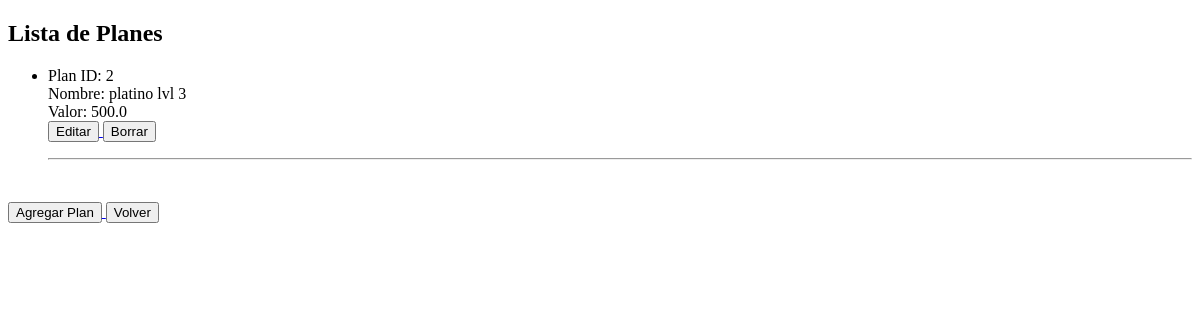
/listaPlanes, run on an earlier commit of the app's database.
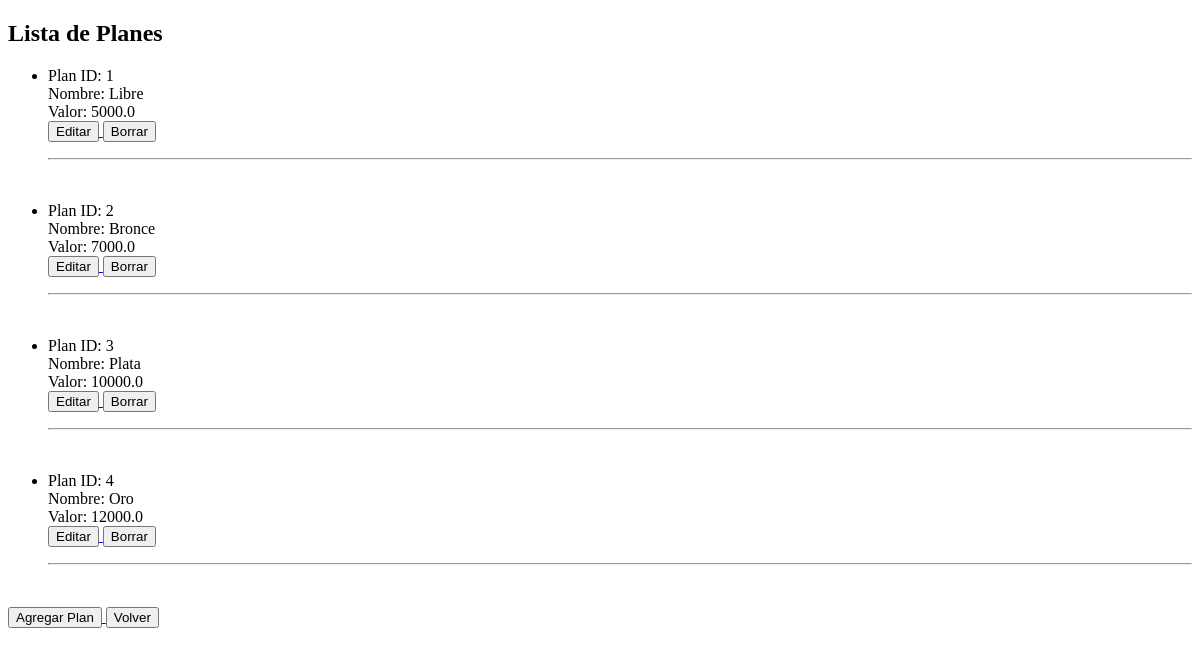
And on a later commit of the database.
### Alumnos/models.py (models this page shows, shortened)
class Plan(models.Model):
    nombre = models.CharField(max_length=20)
    importe = models.FloatField()

### Alumnos/views.py (the view)
# urls.py: path('listaPlanes', views.listarPlanes, name='listaPlanes'),
def listarPlanes(request):
    planes = Plan.objects.all()
    contexto = {
        'titulo': 'Lista de Planes',
        'planes': planes
    }
    return render(request, 'Alumnos/listaPlanes.html', contexto)

### Alumnos/templates/Alumnos/listaPlanes.html (shortened to what this page needs)
<!DOCTYPE html>
<html lang="en">
<head>
</head>
<body>
    <h2>{{titulo}}</h2>
    <ul>
        {% for plan in planes %}
        <li>
            <p>
                Plan ID: {{plan.id}}<br>
                Nombre: {{plan.nombre}}<br>
                Valor: {{plan.importe}}<br>
                <a href=" {% url 'editarPlan' plan.id %} ">
                    <button>Editar</button>
                </a>
                <a href=" {% url 'borrarPlan' plan.id %} ">
                    <button>Borrar</button>
                </a>
            </p>
        </li>
        <hr>
        <br>
        {% endfor %}
    </ul>
    <a href=" {% url 'crearPlan' %} ">
        <button>Agregar Plan</button>
    </a>
    <a href=" {% url 'HomePage' %} ">
        <button>Volver</button>
    </a>
</body>
</html>

What changed in the data, as far as the page shows it:
added Plan: id "1", nombre "Libre", importe "5000.0"
changed Plan id 2: nombre "platino lvl 3" → "Bronce"; importe "500.0" → "7000.0"
added Plan: id "3", nombre "Plata", importe "10000.0"
added Plan: id "4", nombre "Oro", importe "12000.0"
